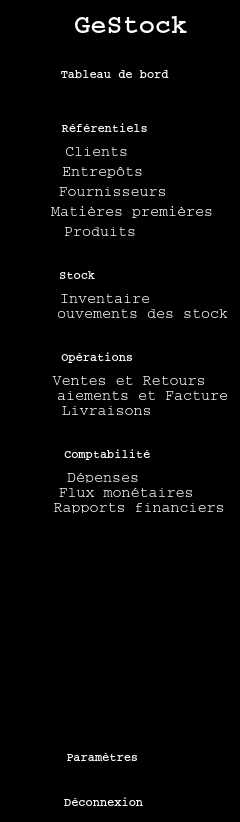
     <widget class="QWidget" name="icon_text_widget" native="true">
      <property name="minimumSize">
       <size>
        <width>240</width>
        <height>750</height>
       </size>
      </property>
      <property name="maximumSize">
       <size>
        <width>240</width>
        <height>16777215</height>
       </size>
      </property>
      <property name="styleSheet">
       <string notr="true">QWidget{
	background-color: rgb(0, 0, 0);
	color: white;
}

QPushButton{
	height:35px;
	border:none;
}

</string>
      </property>
      <layout class="QVBoxLayout" name="verticalLayout_10">
       <property name="topMargin">
        <number>0</number>
       </property>
       <property name="bottomMargin">
        <number>2</number>
       </property>
       <item>
        <layout class="QHBoxLayout" name="horizontalLayout">
         <property name="spacing">
          <number>10</number>
         </property>
         <property name="leftMargin">
          <number>5</number>
         </property>
         <property name="topMargin">
          <number>10</number>
         </property>
         <property name="rightMargin">
          <number>0</number>
         </property>
         <property name="bottomMargin">
          <number>10</number>
         </property>
         <item>
          <widget class="QLabel" name="label_2">
           <property name="maximumSize">
            <size>
             <width>40</width>
             <height>40</height>
            </size>
           </property>
           <property name="text">
            <string/>
           </property>
           <property name="pixmap">
            <pixmap resource="../ressources.qrc">:/icones/logo.png</pixmap>
           </property>
           <property name="scaledContents">
            <bool>true</bool>
           </property>
          </widget>
         </item>
         <item>
          <widget class="QLabel" name="label_3">
           <property name="maximumSize">
            <size>
             <width>150</width>
             <height>50</height>
            </size>
           </property>
           <property name="font">
            <font>
             <family>Courier</family>
             <pointsize>20</pointsize>
             <bold>true</bold>
            </font>
           </property>
           <property name="text">
            <string>GeStock</string>
           </property>
          </widget>
         </item>
        </layout>
       </item>
       <item>
        <layout class="QVBoxLayout" name="verticalLayout_2">
         <property name="spacing">
          <number>18</number>
         </property>
         <property name="bottomMargin">
          <number>10</number>
         </property>
         <item>
          <widget class="QPushButton" name="btn_dashboard_2">
           <property name="font">
            <font>
             <family>Courier</family>
             <bold>true</bold>
            </font>
           </property>
           <property name="cursor">
            <cursorShape>PointingHandCursor</cursorShape>
           </property>
           <property name="styleSheet">
            <string notr="true">QPushButton{
	padding-left:-25px;
}

QPushButton:checked{
	border-radius:3px;
	background-color: white;
	color:#2672CC;
}</string>
           </property>
           <property name="text">
            <string>  Tableau de bord</string>
           </property>
           <property name="icon">
            <iconset resource="../ressources.qrc">
             <normaloff>:/icones/small_dashboard1.png</normaloff>
             <normalon>:/icones/small_dashboard2.png</normalon>:/icones/small_dashboard1.png</iconset>
           </property>
           <property name="iconSize">
            <size>
             <width>30</width>
             <height>30</height>
            </size>
           </property>
           <property name="checkable">
            <bool>true</bool>
           </property>
           <property name="checked">
            <bool>false</bool>
           </property>
           <property name="autoExclusive">
            <bool>true</bool>
           </property>
          </widget>
         </item>
         <item>
          <widget class="QFrame" name="frame_gestion_referentiels">
           <property name="frameShape">
            <enum>QFrame::Shape::StyledPanel</enum>
           </property>
           <property name="frameShadow">
            <enum>QFrame::Shadow::Raised</enum>
           </property>
           <layout class="QVBoxLayout" name="verticalLayout_4">
            <property name="spacing">
             <number>0</number>
            </property>
            <property name="leftMargin">
             <number>0</number>
            </property>
            <property name="topMargin">
             <number>0</number>
            </property>
            <property name="rightMargin">
             <number>0</number>
            </property>
            <property name="bottomMargin">
             <number>0</number>
            </property>
            <item>
             <widget class="QPushButton" name="btn_gestion_referentiels_2">
              <property name="font">
               <font>
                <family>Courier</family>
                <bold>true</bold>
               </font>
              </property>
              <property name="cursor">
               <cursorShape>PointingHandCursor</cursorShape>
              </property>
              <property name="styleSheet">
               <string notr="true">QPushButton{
	padding-left:-45px;
}
</string>
              </property>
              <property name="text">
               <string>  Référentiels</string>
              </property>
              <property name="icon">
               <iconset resource="../ressources.qrc">
                <normaloff>:/icones/small_referentiel1.png</normaloff>
                <normalon>:/icones/small_referentiel2.png</normalon>:/icones/small_referentiel1.png</iconset>
              </property>
              <property name="iconSize">
               <size>
                <width>30</width>
                <height>30</height>
               </size>
              </property>
              <property name="checkable">
               <bool>true</bool>
              </property>
              <property name="checked">
               <bool>false</bool>
              </property>
              <property name="autoExclusive">
               <bool>false</bool>
              </property>
             </widget>
            </item>
            <item>
             <widget class="QFrame" name="dropdown_gestion_referentiels">
              <property name="frameShape">
               <enum>QFrame::Shape::StyledPanel</enum>
              </property>
              <property name="frameShadow">
               <enum>QFrame::Shadow::Raised</enum>
              </property>
              <layout class="QVBoxLayout" name="verticalLayout_3">
               <property name="spacing">
                <number>5</number>
               </property>
               <property name="leftMargin">
                <number>0</number>
               </property>
               <property name="topMargin">
                <number>0</number>
               </property>
               <property name="rightMargin">
                <number>0</number>
               </property>
               <property name="bottomMargin">
                <number>0</number>
               </property>
               <item>
                <widget class="QPushButton" name="btn_ref_clients">
                 <property name="font">
                  <font>
                   <family>Courier</family>
                   <pointsize>11</pointsize>
                  </font>
                 </property>
                 <property name="cursor">
                  <cursorShape>PointingHandCursor</cursorShape>
                 </property>
                 <property name="styleSheet">
                  <string notr="true">QPushButton{
	padding-left:-47px;
	height:10px;
}

QPushButton:hover{
	color:#2672CC;
}</string>
                 </property>
                 <property name="text">
                  <string>Clients</string>
                 </property>
                 <property name="checkable">
                  <bool>true</bool>
                 </property>
                </widget>
               </item>
               <item>
                <widget class="QPushButton" name="btn_ref_entrepots">
                 <property name="font">
                  <font>
                   <family>Courier</family>
                   <pointsize>11</pointsize>
                  </font>
                 </property>
                 <property name="cursor">
                  <cursorShape>PointingHandCursor</cursorShape>
                 </property>
                 <property name="styleSheet">
                  <string notr="true">QPushButton{
	padding-left:-35px;
	height:20px;
}

QPushButton:hover{
	color:#2672CC;
}</string>
                 </property>
                 <property name="text">
                  <string>Entrepôts</string>
                 </property>
                 <property name="checkable">
                  <bool>true</bool>
                 </property>
                </widget>
               </item>
               <item>
                <widget class="QPushButton" name="btn_ref_fournisseurs">
                 <property name="font">
                  <font>
                   <family>Courier</family>
                   <pointsize>11</pointsize>
                  </font>
                 </property>
                 <property name="cursor">
                  <cursorShape>PointingHandCursor</cursorShape>
                 </property>
                 <property name="styleSheet">
                  <string notr="true">QPushButton{
	padding-left:-15px;
	height:10px;
}

QPushButton:hover{
	color:#2672CC;
}</string>
                 </property>
                 <property name="text">
                  <string>Fournisseurs</string>
                 </property>
                 <property name="checkable">
                  <bool>true</bool>
                 </property>
                 <property name="autoExclusive">
                  <bool>false</bool>
                 </property>
                </widget>
               </item>
               <item>
                <widget class="QPushButton" name="btn_ref_matieres_premieres">
                 <property name="font">
                  <font>
                   <family>Courier</family>
                   <pointsize>11</pointsize>
                  </font>
                 </property>
                 <property name="cursor">
                  <cursorShape>PointingHandCursor</cursorShape>
                 </property>
                 <property name="styleSheet">
                  <string notr="true">QPushButton{
	padding-left:24px;
	height:20px;
}

QPushButton:hover{
	color:#2672CC;
}</string>
                 </property>
                 <property name="text">
                  <string>Matières premières</string>
                 </property>
                 <property name="checkable">
                  <bool>true</bool>
                 </property>
                </widget>
               </item>
               <item>
                <widget class="QPushButton" name="btn_ref_produits">
                 <property name="font">
                  <font>
                   <family>Courier</family>
                   <pointsize>11</pointsize>
                  </font>
                 </property>
                 <property name="cursor">
                  <cursorShape>PointingHandCursor</cursorShape>
                 </property>
                 <property name="styleSheet">
                  <string notr="true">QPushButton{
	padding-left:-40px;
	height:10px;
}

QPushButton:hover{
	color:#2672CC;
}</string>
                 </property>
                 <property name="text">
                  <string>Produits</string>
                 </property>
                 <property name="checkable">
                  <bool>true</bool>
                 </property>
                 <property name="autoExclusive">
                  <bool>false</bool>
                 </property>
                </widget>
               </item>
              </layout>
             </widget>
            </item>
           </layout>
          </widget>
         </item>
         <item>
          <widget class="QFrame" name="frame_gestion_stock">
           <property name="frameShape">
            <enum>QFrame::Shape::StyledPanel</enum>
           </property>
           <property name="frameShadow">
            <enum>QFrame::Shadow::Raised</enum>
           </property>
           <layout class="QVBoxLayout" name="verticalLayout_5">
            <property name="spacing">
             <number>0</number>
            </property>
            <property name="leftMargin">
             <number>0</number>
            </property>
            <property name="topMargin">
             <number>0</number>
            </property>
            <property name="rightMargin">
             <number>0</number>
            </property>
            <property name="bottomMargin">
             <number>0</number>
            </property>
            <item>
             <widget class="QPushButton" name="btn_gestion_stock_2">
              <property name="font">
               <font>
                <family>Courier</family>
                <bold>true</bold>
               </font>
              </property>
              <property name="cursor">
               <cursorShape>PointingHandCursor</cursorShape>
              </property>
              <property name="styleSheet">
               <string notr="true">QPushButton{
	padding-left:-100px;
}
</string>
              </property>
              <property name="text">
               <string>  Stock</string>
              </property>
              <property name="icon">
               <iconset resource="../ressources.qrc">
                <normaloff>:/icones/small_stock1.png</normaloff>
                <normalon>:/icones/small_stock2.png</normalon>:/icones/small_stock1.png</iconset>
              </property>
              <property name="iconSize">
               <size>
                <width>30</width>
                <height>30</height>
               </size>
              </property>
              <property name="checkable">
               <bool>true</bool>
              </property>
              <property name="checked">
               <bool>false</bool>
              </property>
              <property name="autoExclusive">
               <bool>false</bool>
              </property>
             </widget>
            </item>
            <item>
             <widget class="QFrame" name="dropdown_gestion_stocks">
              <property name="frameShape">
               <enum>QFrame::Shape::StyledPanel</enum>
              </property>
              <property name="frameShadow">
               <enum>QFrame::Shadow::Raised</enum>
              </property>
              <layout class="QVBoxLayout" name="verticalLayout_25">
               <property name="spacing">
                <number>5</number>
               </property>
               <property name="leftMargin">
                <number>0</number>
               </property>
               <property name="topMargin">
                <number>0</number>
               </property>
               <property name="rightMargin">
                <number>0</number>
               </property>
               <property name="bottomMargin">
                <number>0</number>
               </property>
               <item>
                <widget class="QPushButton" name="btn_inventaire">
                 <property name="font">
                  <font>
                   <family>Courier</family>
                   <pointsize>11</pointsize>
                  </font>
                 </property>
                 <property name="cursor">
                  <cursorShape>PointingHandCursor</cursorShape>
                 </property>
                 <property name="styleSheet">
                  <string notr="true">QPushButton{
	padding-left:-30px;
	height:10px;
}

QPushButton:hover{
	color:#2672CC;
}</string>
                 </property>
                 <property name="text">
                  <string>Inventaire</string>
                 </property>
                 <property name="checkable">
                  <bool>true</bool>
                 </property>
                </widget>
               </item>
               <item>
                <widget class="QPushButton" name="btn_mvts_des_stocks">
                 <property name="font">
                  <font>
                   <family>Courier</family>
                   <pointsize>11</pointsize>
                  </font>
                 </property>
                 <property name="styleSheet">
                  <string notr="true">QPushButton{
	padding-left:45px;
	height:10px;
}

QPushButton:hover{
	color:#2672CC;
}</string>
                 </property>
                 <property name="text">
                  <string>Mouvements des stocks</string>
                 </property>
                 <property name="checkable">
                  <bool>true</bool>
                 </property>
                </widget>
               </item>
              </layout>
             </widget>
            </item>
           </layout>
          </widget>
         </item>
         <item>
          <widget class="QFrame" name="frame_gestion_operations">
           <property name="frameShape">
            <enum>QFrame::Shape::StyledPanel</enum>
           </property>
           <property name="frameShadow">
            <enum>QFrame::Shadow::Raised</enum>
           </property>
           <layout class="QVBoxLayout" name="verticalLayout_8">
            <property name="spacing">
             <number>0</number>
            </property>
            <property name="leftMargin">
             <number>0</number>
            </property>
            <property name="topMargin">
             <number>0</number>
            </property>
            <property name="rightMargin">
             <number>0</number>
            </property>
            <property name="bottomMargin">
             <number>0</number>
            </property>
            <item>
             <widget class="QPushButton" name="btn_gestion_operations_2">
              <property name="font">
               <font>
                <family>Courier</family>
                <bold>true</bold>
               </font>
              </property>
              <property name="cursor">
               <cursorShape>PointingHandCursor</cursorShape>
              </property>
              <property name="styleSheet">
               <string notr="true">QPushButton{
	padding-left:-60px;
}
</string>
              </property>
              <property name="text">
               <string>  Opérations</string>
              </property>
              <property name="icon">
               <iconset resource="../ressources.qrc">
                <normaloff>:/icones/small_operation1.png</normaloff>
                <normalon>:/icones/small_operation2.png</normalon>:/icones/small_operation1.png</iconset>
              </property>
              <property name="iconSize">
               <size>
                <width>30</width>
                <height>30</height>
               </size>
              </property>
              <property name="checkable">
               <bool>true</bool>
              </property>
              <property name="checked">
               <bool>false</bool>
              </property>
              <property name="autoExclusive">
               <bool>false</bool>
              </property>
             </widget>
            </item>
            <item>
             <widget class="QFrame" name="dropdown_gestion_operations">
              <property name="frameShape">
               <enum>QFrame::Shape::StyledPanel</enum>
              </property>
              <property name="frameShadow">
               <enum>QFrame::Shadow::Raised</enum>
              </property>
              <layout class="QVBoxLayout" name="verticalLayout_6">
               <property name="spacing">
                <number>5</number>
               </property>
               <property name="leftMargin">
                <number>0</number>
               </property>
               <property name="topMargin">
                <number>0</number>
               </property>
               <property name="rightMargin">
                <number>0</number>
               </property>
               <property name="bottomMargin">
                <number>0</number>
               </property>
               <item>
                <widget class="QPushButton" name="btn_ventes_retours">
                 <property name="font">
                  <font>
                   <family>Courier</family>
                   <pointsize>11</pointsize>
                  </font>
                 </property>
                 <property name="cursor">
                  <cursorShape>PointingHandCursor</cursorShape>
                 </property>
                 <property name="styleSheet">
                  <string notr="true">QPushButton{
	padding-left:18px;
	height:10px;
}

QPushButton:hover{
	color:#2672CC;
}</string>
                 </property>
                 <property name="text">
                  <string>Ventes et Retours</string>
                 </property>
                 <property name="checkable">
                  <bool>true</bool>
                 </property>
                </widget>
               </item>
               <item>
                <widget class="QPushButton" name="btn_paiements_factures">
                 <property name="font">
                  <font>
                   <family>Courier</family>
                   <pointsize>11</pointsize>
                  </font>
                 </property>
                 <property name="cursor">
                  <cursorShape>PointingHandCursor</cursorShape>
                 </property>
                 <property name="styleSheet">
                  <string notr="true">QPushButton{
	padding-left:45px;
	height:10px;
}

QPushButton:hover{
	color:#2672CC;
}</string>
                 </property>
                 <property name="text">
                  <string>Paiements et Factures</string>
                 </property>
                 <property name="checkable">
                  <bool>true</bool>
                 </property>
                </widget>
               </item>
               <item>
                <widget class="QPushButton" name="btn_livraisons">
                 <property name="font">
                  <font>
                   <family>Courier</family>
                   <pointsize>11</pointsize>
                  </font>
                 </property>
                 <property name="cursor">
                  <cursorShape>PointingHandCursor</cursorShape>
                 </property>
                 <property name="styleSheet">
                  <string notr="true">QPushButton{
	padding-left:-27px;
	height:10px;
}

QPushButton:hover{
	color:#2672CC;
}</string>
                 </property>
                 <property name="text">
                  <string>Livraisons</string>
                 </property>
                 <property name="checkable">
                  <bool>true</bool>
                 </property>
                </widget>
               </item>
              </layout>
             </widget>
            </item>
           </layout>
          </widget>
         </item>
         <item>
          <widget class="QFrame" name="frame_gestion_compta">
           <property name="frameShape">
            <enum>QFrame::Shape::StyledPanel</enum>
           </property>
           <property name="frameShadow">
            <enum>QFrame::Shadow::Raised</enum>
           </property>
           <layout class="QVBoxLayout" name="verticalLayout_9">
            <property name="spacing">
             <number>0</number>
            </property>
            <property name="leftMargin">
             <number>0</number>
            </property>
            <property name="topMargin">
             <number>0</number>
            </property>
            <property name="rightMargin">
             <number>0</number>
            </property>
            <property name="bottomMargin">
             <number>0</number>
            </property>
            <item>
             <widget class="QPushButton" name="btn_gestion_compta_2">
              <property name="font">
               <font>
                <family>Courier</family>
                <bold>true</bold>
               </font>
              </property>
              <property name="cursor">
               <cursorShape>PointingHandCursor</cursorShape>
              </property>
              <property name="styleSheet">
               <string notr="true">QPushButton{
	padding-left:-40px;
}
</string>
              </property>
              <property name="text">
               <string>  Comptabilité</string>
              </property>
              <property name="icon">
               <iconset resource="../ressources.qrc">
                <normaloff>:/icones/small_compta1.png</normaloff>
                <normalon>:/icones/small_compta2.png</normalon>:/icones/small_compta1.png</iconset>
              </property>
              <property name="iconSize">
               <size>
                <width>30</width>
                <height>30</height>
               </size>
              </property>
              <property name="checkable">
               <bool>true</bool>
              </property>
              <property name="checked">
               <bool>false</bool>
              </property>
              <property name="autoExclusive">
               <bool>false</bool>
              </property>
             </widget>
            </item>
            <item>
             <widget class="QFrame" name="dropdown_gestion_compta">
              <property name="frameShape">
               <enum>QFrame::Shape::StyledPanel</enum>
              </property>
              <property name="frameShadow">
               <enum>QFrame::Shadow::Raised</enum>
              </property>
              <layout class="QVBoxLayout" name="verticalLayout_7">
               <property name="spacing">
                <number>5</number>
               </property>
               <property name="leftMargin">
                <number>0</number>
               </property>
               <property name="topMargin">
                <number>0</number>
               </property>
               <property name="rightMargin">
                <number>0</number>
               </property>
               <property name="bottomMargin">
                <number>0</number>
               </property>
               <item>
                <widget class="QPushButton" name="btn_depenses">
                 <property name="font">
                  <font>
                   <family>Courier</family>
                   <pointsize>11</pointsize>
                  </font>
                 </property>
                 <property name="cursor">
                  <cursorShape>PointingHandCursor</cursorShape>
                 </property>
                 <property name="styleSheet">
                  <string notr="true">QPushButton{
	padding-left:-34px;
	height:10px;
}

QPushButton:hover{
	color:#679cdb;
}</string>
                 </property>
                 <property name="text">
                  <string>Dépenses</string>
                 </property>
                 <property name="checkable">
                  <bool>true</bool>
                 </property>
                </widget>
               </item>
               <item>
                <widget class="QPushButton" name="btn_flux_monetaires">
                 <property name="font">
                  <font>
                   <family>Courier</family>
                   <pointsize>11</pointsize>
                  </font>
                 </property>
                 <property name="cursor">
                  <cursorShape>PointingHandCursor</cursorShape>
                 </property>
                 <property name="styleSheet">
                  <string notr="true">QPushButton{
	padding-left:12px;
	height:10px;
}

QPushButton:hover{
	color:#2672CC;
}</string>
                 </property>
                 <property name="text">
                  <string>Flux monétaires</string>
                 </property>
                 <property name="checkable">
                  <bool>true</bool>
                 </property>
                </widget>
               </item>
               <item>
                <widget class="QPushButton" name="btn_rapports_financiers">
                 <property name="font">
                  <font>
                   <family>Courier</family>
                   <pointsize>11</pointsize>
                  </font>
                 </property>
                 <property name="cursor">
                  <cursorShape>PointingHandCursor</cursorShape>
                 </property>
                 <property name="styleSheet">
                  <string notr="true">QPushButton{
	padding-left:38px;
	height:10px;
}

QPushButton:hover{
	color:#2672CC;
}</string>
                 </property>
                 <property name="text">
                  <string>Rapports financiers</string>
                 </property>
                 <property name="checkable">
                  <bool>true</bool>
                 </property>
                </widget>
               </item>
              </layout>
             </widget>
            </item>
           </layout>
          </widget>
         </item>
        </layout>
       </item>
       <item>
        <spacer name="verticalSpacer">
         <property name="orientation">
          <enum>Qt::Orientation::Vertical</enum>
         </property>
         <property name="sizeHint" stdset="0">
          <size>
           <width>20</width>
           <height>209</height>
          </size>
         </property>
        </spacer>
       </item>
       <item>
        <layout class="QVBoxLayout" name="verticalLayout">
         <property name="spacing">
          <number>10</number>
         </property>
         <item>
          <widget class="QPushButton" name="btn_parametre_2">
           <property name="font">
            <font>
             <family>Courier</family>
             <bold>true</bold>
            </font>
           </property>
           <property name="cursor">
            <cursorShape>PointingHandCursor</cursorShape>
           </property>
           <property name="styleSheet">
            <string notr="true">QPushButton{
	padding-left:-50px;
}

QPushButton:checked{
	border-radius:3px;
	background-color: white;
	color:#2672CC;
}</string>
           </property>
           <property name="text">
            <string>  Paramètres</string>
           </property>
           <property name="icon">
            <iconset resource="../ressources.qrc">
             <normaloff>:/icones/small_parametre1.png</normaloff>
             <normalon>:/icones/small_parametre2.png</normalon>:/icones/small_parametre1.png</iconset>
           </property>
           <property name="iconSize">
            <size>
             <width>30</width>
             <height>30</height>
            </size>
           </property>
           <property name="checkable">
            <bool>true</bool>
           </property>
           <property name="checked">
            <bool>false</bool>
           </property>
           <property name="autoExclusive">
            <bool>true</bool>
           </property>
          </widget>
         </item>
         <item>
          <widget class="QPushButton" name="btn_deconnexion_2">
           <property name="font">
            <font>
             <family>Courier</family>
             <bold>true</bold>
            </font>
           </property>
           <property name="cursor">
            <cursorShape>PointingHandCursor</cursorShape>
           </property>
           <property name="styleSheet">
            <string notr="true">QPushButton{
	padding-left:-40px;
}

QPushButton:checked{
	border-radius:3px;
	background-color: white;
	color:#2672CC;
}</string>
           </property>
           <property name="text">
            <string> Déconnexion</string>
           </property>
           <property name="icon">
            <iconset resource="../ressources.qrc">
             <normaloff>:/icones/small_deconnexion1.png</normaloff>
             <normalon>:/icones/small_deconnexion2.png</normalon>:/icones/small_deconnexion1.png</iconset>
           </property>
           <property name="iconSize">
            <size>
             <width>30</width>
             <height>30</height>
            </size>
           </property>
           <property name="checkable">
            <bool>true</bool>
           </property>
           <property name="checked">
            <bool>false</bool>
           </property>
           <property name="autoExclusive">
            <bool>true</bool>
           </property>
          </widget>
         </item>
        </layout>
       </item>
      </layout>
     </widget>
